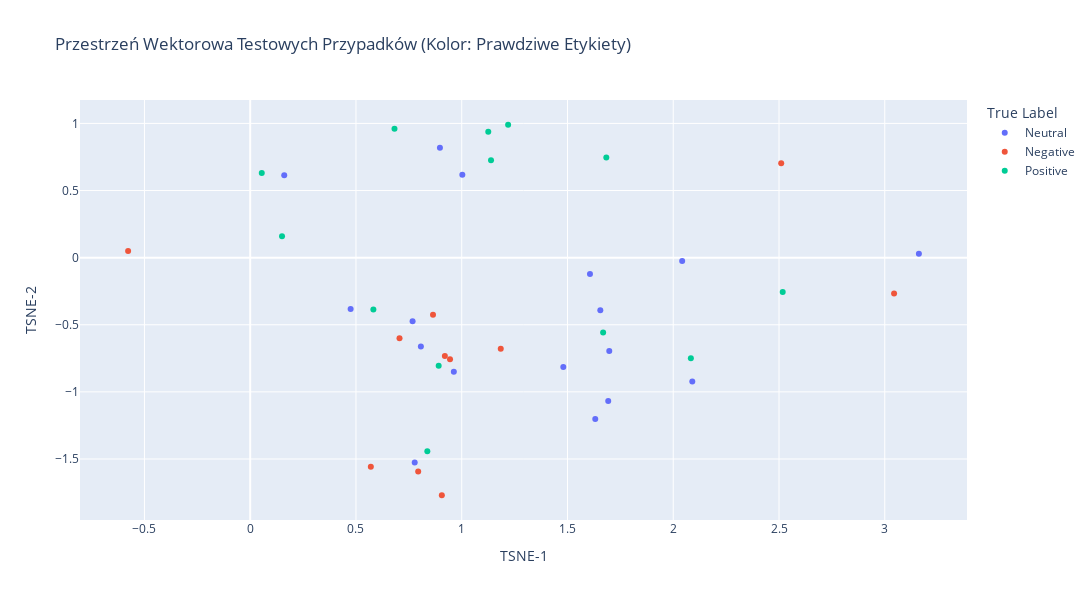
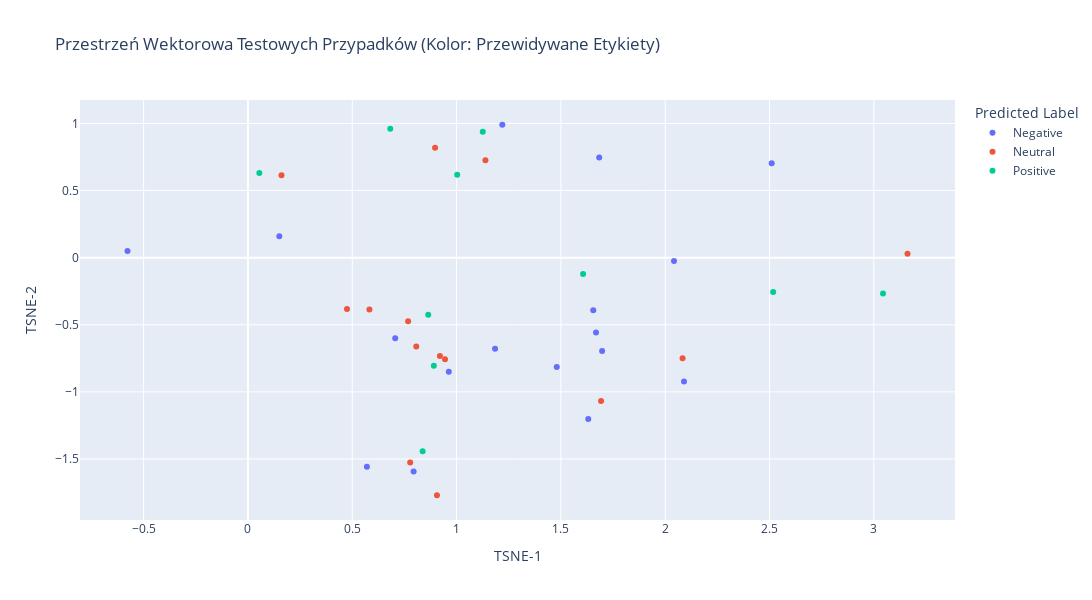
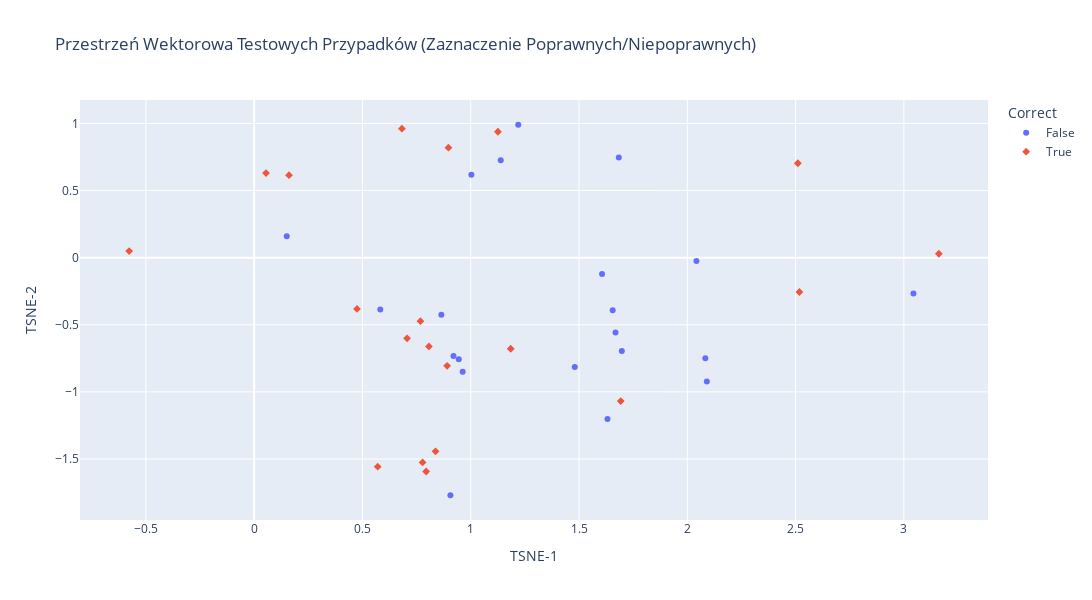

Notebook cell for these charts, in order:
### Code cell
pca = PCA(n_components=40, random_state=42)
embeddings_pca = pca.fit_transform(test_embeddings)

tsne = TSNE(n_components=2, perplexity=30, n_iter=300, random_state=42)
embeddings_tsne = tsne.fit_transform(embeddings_pca)

df_visualization = pd.DataFrame({
    'TSNE-1': embeddings_tsne[:,0],
    'TSNE-2': embeddings_tsne[:,1],
    'True Label': test_labels,
    'Predicted Label': test_predicted_labels,
    'Text': test_df['text']
})
sentiment_colors = {'Negative': 'red', 'Positive': 'green', 'Neutral': 'blue'}

fig_true = px.scatter(
    df_visualization,
    x='TSNE-1',
    y='TSNE-2',
    color='True Label',
    hover_data=['True Label', 'Predicted Label', 'Text'],
    title='Przestrzeń Wektorowa Testowych Przypadków (Kolor: Prawdziwe Etykiety)',
    width=1200,
    height=600,
    color_discrete_map=sentiment_colors
)

fig_true.show()

fig_pred = px.scatter(
    df_visualization,
    x='TSNE-1',
    y='TSNE-2',
    color='Predicted Label',
    hover_data=['True Label', 'Predicted Label', 'Text'],
    title='Przestrzeń Wektorowa Testowych Przypadków (Kolor: Przewidywane Etykiety)',
    width=1200,
    height=600,
    color_discrete_map=sentiment_colors
)

fig_pred.show()

df_visualization['Correct'] = df_visualization['True Label'] == df_visualization['Predicted Label']

fig_correct = px.scatter(
    df_visualization,
    x='TSNE-1',
    y='TSNE-2',
    color='Correct',
    symbol='Correct',
    hover_data=['True Label', 'Predicted Label', 'Text'],
    title='Przestrzeń Wektorowa Testowych Przypadków (Zaznaczenie Poprawnych/Niepoprawnych)',
    width=1200,
    height=600,
    color_discrete_map=sentiment_colors
)

fig_correct.show()

### Figure 1 — Plotly figure (JSON) as saved in the notebook; plotly's stock layout.template omitted (floating-point values rounded to 4 significant figures)
{"data": [{"customdata": [["Neutral", "Negative", "Jesli sluchasz go na zajeciach i zrobisz w domu ze 2 zadanka , to powinienes bez problemow zaliczyc ."], ["Neutral", "Negative", "Mało wytłumaczy , ale cały czas pyta czy wszyscy rozumieją , jeżeli on też rozumie dany dział to bedzie tłumaczył aż wszyscy nie potwierdza że zrozumilei : ) Koła raczej trudniejsze , ale można zawsze liczyć na dopytke na koniec ( a to mało kto niezdaje ) Mimo swoich wad jest ciekawą postacia , i czesto sie zagłebia na wykładzie w tematy \""], ["Neutral", "Neutral", "Zadania na egzaminie do latwych nie naleza , ale ukladaja je pracownicy IM , wiec czego mozna sie spodziewac : ) OCENA OGÓLNA : ŚREDNIO NA JEŻA"], ["Neutral", "Negative", "Pytania podczas laborki potrafią byc ciężkie , można wylecieć na sam koniec laboratorium , ale z reguły 3 , może 4 grupy bedą zapytane podczas całych zajęć ."], ["Neutral", "Neutral", "Pilot funkcjonalnie pierwsza klasa , można dosłownie wszystkim sterować , ogromna baza sprzętu , możliwość dowolnego konfigurowania , super wygląd , podświetlenie klawiszy , auto - wyłączanie ekranu . Niestety sama jakość wykonania pozostawia wiele do życzenia . Konkretnie klawisze które po roku użytkowania zacinają się . Pierwszy egzemplarz po roku został wymieniony na nowy , drugi właśnie tez ma identyczny problem z klawiszami . Niestety rozebrać go nie idzie bo próbował em na starym , a wystarczyło by wyczyścić gumki lub wymienić styki węglowe . Mam w domu piloty od sprzętu audio które mają po kilkanaście lat i działają bez zarzutu do dzisiaj ."], ["Neutral", "Neutral", "Przyłapanie na ściąganiu to 2.0 z danej pracy ."], ["Neutral", "Negative", "Jest piec kartkowek / wejsciowek , ktore sa podstawa zaliczenia ."], ["Neutral", "Positive", "Ćwiczenia . . . tutaj warto być przygotowanym i błyskać na każdych zajęciach tak żeby Cię zapamiętał ."], ["Neutral", "Neutral", "Ogólnie BwE to pikuś 8 )"], ["Neutral", "Negative", "Trzeba napisac 2 kolokwia , zdazaja sie rzadko kartkowki ."], ["Neutral", "Positive", "Koła do zdania , choć łatwe nie są ."], ["Neutral", "Neutral", "Był em na jej zajęciach w 100 % , starał em się jak mogł em by nadgonić grupę gdyż nie zdawał em matury z anglika a znalazł em się na B 1 ."], ["Neutral", "Neutral", "Jeśli chodzi o wykład na WEMiF - ie ludzie chyba nie mają wyboru - chyba tylko dr Juszkiewicz wykłada ."], ["Neutral", "Negative", "Nie wiem czy mozna z nich sie czegos nauczyc , nie majac wczesniej styku z pp , ale mi troche rzeczy w glowie sie rozjasnilo ; ) Tylko to mazanie po foliach . . . : ?"], ["Neutral", "Neutral", "Projekt nie musi być specjalnie rozbudowany , ma ładnie wyglądać , mieć elegancką zrobioną dokumentację , i mają się pokazywać ładne wykresy ."], ["Neutral", "Neutral", "Dr A . T . KOWAL Chemia nieorganiczna II - ćwiczenia Ocena : pozytywna [ / b ] Specyficzny sposób prowadzenia zajęć . . . ."], ["Neutral", "Negative", "Raczej nie ma na co narzekać , choć i bez rewelacji"]], "hovertemplate": "True Label=%{customdata[0]}<br>TSNE-1=%{x}<br>TSNE-2=%{y}<br>Predicted Label=%{customdata[1]}<br>Text=%{customdata[2]}<extra></extra>", "legendgroup": "Neutral", "marker": {"color": "#636efa", "symbol": "circle"}, "mode": "markers", "name": "Neutral", "orientation": "v", "showlegend": true, "type": "scatter", "x": [1.48, 1.631, 1.693, 2.09, 0.7778, 0.1609, 1.655, 1.003, 3.161, 1.698, 1.606, 0.8069, 0.4748, 0.9628, 0.7677, 0.897, 2.042], "xaxis": "x", "y": [-0.8157, -1.202, -1.069, -0.9225, -1.526, 0.6145, -0.3914, 0.6184, 0.02882, -0.696, -0.1228, -0.6615, -0.3825, -0.8502, -0.4735, 0.8189, -0.02528], "yaxis": "y"}, {"customdata": [["Negative", "Neutral", "Gdy je poprawiasz i przynosisz następnym razem , wyszukuje Ci kolejne błedy , a to co poprawił eś na dobrze , jest źle i miało być tak jak na poczatku ."], ["Negative", "Positive", "UWAGA !"], ["Negative", "Negative", "Na każdej laborce kartkówka , teraz moge stwierdzić że może nie były aż takie trudne , ale zaliczył em jedną na 5 czy 6 . . . po prostu jeżeli nigdy przedtem nie miał eś do czynienia z językiem C to naprawde jest trudno ."], ["Negative", "Neutral", "Pan Biernacki prowadzi laborki naprawde dziwnie , po łebkach , bez zaangażowania , i co najważniejsze - niezrozumiale . . . powtórze jeszcze raz : niezrozumiale !"], ["Negative", "Negative", "Grill ma wadę , dużą , z którą niestety żył em 3 lata . Tłuszcz zamiast skapywać w całości do dołączonej miseczki , spływał pod płytę grzewczą , zawsze po grillowaniu , musiałem go postawić w pionie i patrzeć jak wylewa się to na blat . Nie wiem czy Philips tego nie przemyślał , nie sprawdził , ale jest to tragiczne niedopatrzenie . Kilka dni temu grill odmówił posłuszeństwa . Nie grzeje . Pokrętło do do ustawiania temperatury odmówiło z rok temu , przestało mieć grzechotkę , ale nie przeszkadzało to w użytkowaniu . Za minus uważam też brak możliwości dokupienia samych płyt teflonowych , choćby w cenie połowy grilla . Zdecydowanie nie polecam i nie kupię grilla Philipsa , a w przypadku awarii , muszę kupić nowego ."], ["Negative", "Negative", "Ja idąc na informatyke 3 nie znałęm prawie w ogóle jezyka C no i to nie jest kurs dla takich ludzi - doktor zakłada że wszyscy wiedza co to jest i że rozumieja każde jego skomplikowane słowo ! ! !"], ["Negative", "Negative", "Bateria posiada jedynie ładny design . Wysokość baterii to ok 30 cm . , przeciętna głębokość zlewozmywaka to ok 20cm . Woda wypływając z baterii i spadając z wysokości 1 / 2 metra powoduje , iż chcąc opłukać talerz lub umyć ręce bierzemy również prysznic ! Zachlapane są szafki i wszystko w około . Zadzwoniła m do handlowca firmy Blanco i poprosiła m o radę , ale podał jedynie telefon do serwisanta , który kazał przykręcić ciśnienie wody . Poza tym próbował tłumaczyć iż baterie są przystosowane do zlewozmywaków BLANCO i gdyby m kupiła zlew Blanco nie było by problemu . Sitko w zlewie Blanco jest tak ustawione , iż jak nakierujemy na nie wylewkę baterii to woda się nie rozchlapuje . Ale kto używając zlewozmywaka myśli o tym aby skierować wylewkę zawsze w stronę sitka ? ? ? ? ? Chyba ten kto nic w kuchni nie robi ! ! Tak więc przestrzegam przed wszystkimi bateriami tego typu firmy Blanco i nie tylko . Porażka i totalny niewypał !"], ["Negative", "Neutral", "Jestem świeżo po zakupie Marantza 611 . Urządzenie bardzo dobrze odtwarza płyty CD . Gorzej jest z nośnikami USB . Nośniki czytane są długo i dźwięk jest słyszalnie uboższy pomimo odtwarzania plików FLAC . Jednak kompletna porażka to wieszanie się urządzenia jeśli zaczynamy słuchać stacji z radia cyfrowego DAB + . Sytuacja jest powtarzalna po dodaniu stacji dwóch DAB + do ulubionych i próbie przełączania się między nimi następuje zawieszenie urządzenia , dokładniej odtwarzania dźwięku . Przywrócenie odtwarzania dziwięku jest możliwe po wybraniu stacji FM do odtwarzania . Drugą kwestią jest włączanie się samo z siebie urządzenia . Czyli śpisz sobie a ono się włącza . Wyłączasz . Za 2h jest to samo . Jeśli do tego dodamy głęboko rozczarowującą scenę dżwiękową dla nośników USB lepiej kupić coś tańszego nawet jeśli będzie miało te same wady ."], ["Negative", "Negative", "uważam że pisanie opinii o czymś co jest rewelacyjne nie do końca ma sens , więc chciała by m napisać o wadzie tej zmywarki . Mam BOSCHA po raz pierwszy i przyznam że daleko mu do Whirpoola którego mialam wczesniej . Przede wszystkim brakuje kontrolki że zakończyło się mycie . Jeżeli jestem poza domem i nie usłyszała m końcowego sygnału to nie wiadomo że mycie jest już skończone . Tak samo nie wiadomo jaki jest etap . Czasem zdarza jej się nie wypluć tabletki i garniki są brudne . no i niestety w porównaniu z Whirpoolem przegrywa w kategorii ciasno ułożone garnki whirpool radził sobie świetnie , najwyraźniej miał lepsze ciśnienie wody . U Boscha to mocno kuleje . Chcąc upchać na maxa - muszę domywać ręcznie . Prowadnice na dole nie są precyzyjne wykonane i kosz dolny po całkowitym wysunieciu zawsze spada . To w Whirpoolu nie miało miejsca bo prowadnice miały kontuynuacje na drzwiczkach ."], ["Negative", "Positive", "Muszę się przyznać , że bardzo nudził em się na wykładzie u Pana Michała . . . dlatego na przerwie wybył em i więcej się tam nie pojawił em ."], ["Negative", "Negative", "O zgrozo ."]], "hovertemplate": "True Label=%{customdata[0]}<br>TSNE-1=%{x}<br>TSNE-2=%{y}<br>Predicted Label=%{customdata[1]}<br>Text=%{customdata[2]}<extra></extra>", "legendgroup": "Negative", "marker": {"color": "#EF553B", "symbol": "circle"}, "mode": "markers", "name": "Negative", "orientation": "v", "showlegend": true, "type": "scatter", "x": [0.9202, 3.044, 1.185, 0.9447, 0.7942, 0.7059, -0.5772, 0.906, 0.5703, 0.8643, 2.51], "xaxis": "x", "y": [-0.7337, -0.2676, -0.6787, -0.7573, -1.593, -0.6014, 0.04855, -1.77, -1.557, -0.4251, 0.7033], "yaxis": "y"}, {"customdata": [["Positive", "Negative", "Z zaliczeniem nie ma raczej problemu ."], ["Positive", "Positive", "Miał em przyjemność mieć z tą panią wykład !"], ["Positive", "Neutral", "Dba o to by każdy się na zajęciach odezwał , ale jeśli ktoś czegoś nie potrafi - nie gnębi , pomaga ."], ["Positive", "Positive", "Wprost chciało się do niego przychodzić ."], ["Positive", "Neutral", "Ale na egzaminie natomiast jest łatwiej ."], ["Positive", "Positive", "Pan Gańcza jest osobą bardzo dobrą jako nauczyciel dla początkujących . . . nie rozumiem wogóle powyższych komentarzy jeśli chodzi o \" wiel k"], ["Positive", "Negative", "Lepiej nie mogł eś trafić ."], ["Positive", "Negative", "Jeśli masz więcej odróbek ( a jest jakiś ważny powód ) można się było z prowadzącą zajęcia dogadać ."], ["Positive", "Negative", "Wyjątkowo miły człowiek , nieco zestresowany obecnością świata i ludzi , ale jakoś sobie radzi - patrzenie w podłogę podobno pomaga ."], ["Positive", "Positive", "Pytania raczej proste , nie bylo az tak trudno zaliczyc ."], ["Positive", "Positive", "Uważam , że to najlepszy kitowy obiektyw na rynku . Wykonanie metal i bardzo dobrej jakości tworzywi . Pierścień przysłony chodzi z należytym oporem i skokiem . Wbudowana stabilizacja jest wydajna i naprawdę pomaga w wielu sytuacjach . Obiektyw bardzo ostry już od największego otworu przysłony . Celność bdb . To za co pochwalę go dodatkowo to szybki silnik autofokusa - używał em go na poczatku z dosyć mułowatym X - E1 , teraz , kiedy przesiadł em się na X - T1 to mogę tylko chwalić ! ! ! Ostatni plus to bardzo dobrze opracowany system uszczelnień - obiektyw , mimo , iż jest to zoom , w ogóle nie zasysa kurzu do środka ( miałem już wiele zoomów : Nikkory , Sigmy i tam był to problem ) . Polecam !"], ["Positive", "Positive", "algebra z geom . analityczna 1 polecam miał em z nim wykłady , bardzo fajny z podejsciem student tez czlowiek , czasami sie myli ale przyznale sie do bledow ."], ["Positive", "Neutral", "Tak Podstawa oceny w indeksie : egzamin Niespodziewajki : brak ( zadania powtarzają się co roku ) Poczucie humorupane pokłady Ogólne podejście do studenta : pozytywne Zerowy termin jest najprostszy ( 3 zadania ) - warunkiem przystąpienia jest jednak zaliczenie projektu u dr ."]], "hovertemplate": "True Label=%{customdata[0]}<br>TSNE-1=%{x}<br>TSNE-2=%{y}<br>Predicted Label=%{customdata[1]}<br>Text=%{customdata[2]}<extra></extra>", "legendgroup": "Positive", "marker": {"color": "#00cc96", "symbol": "circle"}, "mode": "markers", "name": "Positive", "orientation": "v", "showlegend": true, "type": "scatter", "x": [1.219, 0.6822, 2.083, 1.126, 1.138, 0.05468, 1.684, 0.1504, 1.668, 2.518, 0.8375, 0.8911, 0.5824], "xaxis": "x", "y": [0.99, 0.9608, -0.7495, 0.9377, 0.7249, 0.6299, 0.7465, 0.1599, -0.558, -0.2561, -1.443, -0.8061, -0.3868], "yaxis": "y"}], "layout": {"height": 600, "legend": {"title": {"text": "True Label"}, "tracegroupgap": 0}, "title": {"text": "Przestrzeń Wektorowa Testowych Przypadków (Kolor: Prawdziwe Etykiety)"}, "width": 1200, "xaxis": {"anchor": "y", "domain": [0, 1], "title": {"text": "TSNE-1"}}, "yaxis": {"anchor": "x", "domain": [0, 1], "title": {"text": "TSNE-2"}}}}

### Figure 2 — Plotly figure (JSON) as saved in the notebook; plotly's stock layout.template omitted (floating-point values rounded to 4 significant figures)
{"data": [{"customdata": [["Neutral", "Negative", "Jesli sluchasz go na zajeciach i zrobisz w domu ze 2 zadanka , to powinienes bez problemow zaliczyc ."], ["Positive", "Negative", "Z zaliczeniem nie ma raczej problemu ."], ["Neutral", "Negative", "Mało wytłumaczy , ale cały czas pyta czy wszyscy rozumieją , jeżeli on też rozumie dany dział to bedzie tłumaczył aż wszyscy nie potwierdza że zrozumilei : ) Koła raczej trudniejsze , ale można zawsze liczyć na dopytke na koniec ( a to mało kto niezdaje ) Mimo swoich wad jest ciekawą postacia , i czesto sie zagłebia na wykładzie w tematy \""], ["Neutral", "Negative", "Pytania podczas laborki potrafią byc ciężkie , można wylecieć na sam koniec laboratorium , ale z reguły 3 , może 4 grupy bedą zapytane podczas całych zajęć ."], ["Negative", "Negative", "Na każdej laborce kartkówka , teraz moge stwierdzić że może nie były aż takie trudne , ale zaliczył em jedną na 5 czy 6 . . . po prostu jeżeli nigdy przedtem nie miał eś do czynienia z językiem C to naprawde jest trudno ."], ["Positive", "Negative", "Lepiej nie mogł eś trafić ."], ["Negative", "Negative", "Grill ma wadę , dużą , z którą niestety żył em 3 lata . Tłuszcz zamiast skapywać w całości do dołączonej miseczki , spływał pod płytę grzewczą , zawsze po grillowaniu , musiałem go postawić w pionie i patrzeć jak wylewa się to na blat . Nie wiem czy Philips tego nie przemyślał , nie sprawdził , ale jest to tragiczne niedopatrzenie . Kilka dni temu grill odmówił posłuszeństwa . Nie grzeje . Pokrętło do do ustawiania temperatury odmówiło z rok temu , przestało mieć grzechotkę , ale nie przeszkadzało to w użytkowaniu . Za minus uważam też brak możliwości dokupienia samych płyt teflonowych , choćby w cenie połowy grilla . Zdecydowanie nie polecam i nie kupię grilla Philipsa , a w przypadku awarii , muszę kupić nowego ."], ["Positive", "Negative", "Jeśli masz więcej odróbek ( a jest jakiś ważny powód ) można się było z prowadzącą zajęcia dogadać ."], ["Neutral", "Negative", "Jest piec kartkowek / wejsciowek , ktore sa podstawa zaliczenia ."], ["Negative", "Negative", "Ja idąc na informatyke 3 nie znałęm prawie w ogóle jezyka C no i to nie jest kurs dla takich ludzi - doktor zakłada że wszyscy wiedza co to jest i że rozumieja każde jego skomplikowane słowo ! ! !"], ["Positive", "Negative", "Wyjątkowo miły człowiek , nieco zestresowany obecnością świata i ludzi , ale jakoś sobie radzi - patrzenie w podłogę podobno pomaga ."], ["Negative", "Negative", "Bateria posiada jedynie ładny design . Wysokość baterii to ok 30 cm . , przeciętna głębokość zlewozmywaka to ok 20cm . Woda wypływając z baterii i spadając z wysokości 1 / 2 metra powoduje , iż chcąc opłukać talerz lub umyć ręce bierzemy również prysznic ! Zachlapane są szafki i wszystko w około . Zadzwoniła m do handlowca firmy Blanco i poprosiła m o radę , ale podał jedynie telefon do serwisanta , który kazał przykręcić ciśnienie wody . Poza tym próbował tłumaczyć iż baterie są przystosowane do zlewozmywaków BLANCO i gdyby m kupiła zlew Blanco nie było by problemu . Sitko w zlewie Blanco jest tak ustawione , iż jak nakierujemy na nie wylewkę baterii to woda się nie rozchlapuje . Ale kto używając zlewozmywaka myśli o tym aby skierować wylewkę zawsze w stronę sitka ? ? ? ? ? Chyba ten kto nic w kuchni nie robi ! ! Tak więc przestrzegam przed wszystkimi bateriami tego typu firmy Blanco i nie tylko . Porażka i totalny niewypał !"], ["Neutral", "Negative", "Trzeba napisac 2 kolokwia , zdazaja sie rzadko kartkowki ."], ["Negative", "Negative", "uważam że pisanie opinii o czymś co jest rewelacyjne nie do końca ma sens , więc chciała by m napisać o wadzie tej zmywarki . Mam BOSCHA po raz pierwszy i przyznam że daleko mu do Whirpoola którego mialam wczesniej . Przede wszystkim brakuje kontrolki że zakończyło się mycie . Jeżeli jestem poza domem i nie usłyszała m końcowego sygnału to nie wiadomo że mycie jest już skończone . Tak samo nie wiadomo jaki jest etap . Czasem zdarza jej się nie wypluć tabletki i garniki są brudne . no i niestety w porównaniu z Whirpoolem przegrywa w kategorii ciasno ułożone garnki whirpool radził sobie świetnie , najwyraźniej miał lepsze ciśnienie wody . U Boscha to mocno kuleje . Chcąc upchać na maxa - muszę domywać ręcznie . Prowadnice na dole nie są precyzyjne wykonane i kosz dolny po całkowitym wysunieciu zawsze spada . To w Whirpoolu nie miało miejsca bo prowadnice miały kontuynuacje na drzwiczkach ."], ["Negative", "Negative", "O zgrozo ."], ["Neutral", "Negative", "Nie wiem czy mozna z nich sie czegos nauczyc , nie majac wczesniej styku z pp , ale mi troche rzeczy w glowie sie rozjasnilo ; ) Tylko to mazanie po foliach . . . : ?"], ["Neutral", "Negative", "Raczej nie ma na co narzekać , choć i bez rewelacji"]], "hovertemplate": "Predicted Label=%{customdata[1]}<br>TSNE-1=%{x}<br>TSNE-2=%{y}<br>True Label=%{customdata[0]}<br>Text=%{customdata[2]}<extra></extra>", "legendgroup": "Negative", "marker": {"color": "#636efa", "symbol": "circle"}, "mode": "markers", "name": "Negative", "orientation": "v", "showlegend": true, "type": "scatter", "x": [1.48, 1.219, 1.631, 2.09, 1.185, 1.684, 0.7942, 0.1504, 1.655, 0.7059, 1.668, -0.5772, 1.698, 0.5703, 2.51, 0.9628, 2.042], "xaxis": "x", "y": [-0.8157, 0.99, -1.202, -0.9225, -0.6787, 0.7465, -1.593, 0.1599, -0.3914, -0.6014, -0.558, 0.04855, -0.696, -1.557, 0.7033, -0.8502, -0.02528], "yaxis": "y"}, {"customdata": [["Negative", "Neutral", "Gdy je poprawiasz i przynosisz następnym razem , wyszukuje Ci kolejne błedy , a to co poprawił eś na dobrze , jest źle i miało być tak jak na poczatku ."], ["Neutral", "Neutral", "Zadania na egzaminie do latwych nie naleza , ale ukladaja je pracownicy IM , wiec czego mozna sie spodziewac : ) OCENA OGÓLNA : ŚREDNIO NA JEŻA"], ["Positive", "Neutral", "Dba o to by każdy się na zajęciach odezwał , ale jeśli ktoś czegoś nie potrafi - nie gnębi , pomaga ."], ["Negative", "Neutral", "Pan Biernacki prowadzi laborki naprawde dziwnie , po łebkach , bez zaangażowania , i co najważniejsze - niezrozumiale . . . powtórze jeszcze raz : niezrozumiale !"], ["Positive", "Neutral", "Ale na egzaminie natomiast jest łatwiej ."], ["Neutral", "Neutral", "Pilot funkcjonalnie pierwsza klasa , można dosłownie wszystkim sterować , ogromna baza sprzętu , możliwość dowolnego konfigurowania , super wygląd , podświetlenie klawiszy , auto - wyłączanie ekranu . Niestety sama jakość wykonania pozostawia wiele do życzenia . Konkretnie klawisze które po roku użytkowania zacinają się . Pierwszy egzemplarz po roku został wymieniony na nowy , drugi właśnie tez ma identyczny problem z klawiszami . Niestety rozebrać go nie idzie bo próbował em na starym , a wystarczyło by wyczyścić gumki lub wymienić styki węglowe . Mam w domu piloty od sprzętu audio które mają po kilkanaście lat i działają bez zarzutu do dzisiaj ."], ["Neutral", "Neutral", "Przyłapanie na ściąganiu to 2.0 z danej pracy ."], ["Neutral", "Neutral", "Ogólnie BwE to pikuś 8 )"], ["Negative", "Neutral", "Jestem świeżo po zakupie Marantza 611 . Urządzenie bardzo dobrze odtwarza płyty CD . Gorzej jest z nośnikami USB . Nośniki czytane są długo i dźwięk jest słyszalnie uboższy pomimo odtwarzania plików FLAC . Jednak kompletna porażka to wieszanie się urządzenia jeśli zaczynamy słuchać stacji z radia cyfrowego DAB + . Sytuacja jest powtarzalna po dodaniu stacji dwóch DAB + do ulubionych i próbie przełączania się między nimi następuje zawieszenie urządzenia , dokładniej odtwarzania dźwięku . Przywrócenie odtwarzania dziwięku jest możliwe po wybraniu stacji FM do odtwarzania . Drugą kwestią jest włączanie się samo z siebie urządzenia . Czyli śpisz sobie a ono się włącza . Wyłączasz . Za 2h jest to samo . Jeśli do tego dodamy głęboko rozczarowującą scenę dżwiękową dla nośników USB lepiej kupić coś tańszego nawet jeśli będzie miało te same wady ."], ["Neutral", "Neutral", "Był em na jej zajęciach w 100 % , starał em się jak mogł em by nadgonić grupę gdyż nie zdawał em matury z anglika a znalazł em się na B 1 ."], ["Neutral", "Neutral", "Jeśli chodzi o wykład na WEMiF - ie ludzie chyba nie mają wyboru - chyba tylko dr Juszkiewicz wykłada ."], ["Neutral", "Neutral", "Projekt nie musi być specjalnie rozbudowany , ma ładnie wyglądać , mieć elegancką zrobioną dokumentację , i mają się pokazywać ładne wykresy ."], ["Positive", "Neutral", "Tak Podstawa oceny w indeksie : egzamin Niespodziewajki : brak ( zadania powtarzają się co roku ) Poczucie humorupane pokłady Ogólne podejście do studenta : pozytywne Zerowy termin jest najprostszy ( 3 zadania ) - warunkiem przystąpienia jest jednak zaliczenie projektu u dr ."], ["Neutral", "Neutral", "Dr A . T . KOWAL Chemia nieorganiczna II - ćwiczenia Ocena : pozytywna [ / b ] Specyficzny sposób prowadzenia zajęć . . . ."]], "hovertemplate": "Predicted Label=%{customdata[1]}<br>TSNE-1=%{x}<br>TSNE-2=%{y}<br>True Label=%{customdata[0]}<br>Text=%{customdata[2]}<extra></extra>", "legendgroup": "Neutral", "marker": {"color": "#EF553B", "symbol": "circle"}, "mode": "markers", "name": "Neutral", "orientation": "v", "showlegend": true, "type": "scatter", "x": [0.9202, 1.693, 2.083, 0.9447, 1.138, 0.7778, 0.1609, 3.161, 0.906, 0.8069, 0.4748, 0.7677, 0.5824, 0.897], "xaxis": "x", "y": [-0.7337, -1.069, -0.7495, -0.7573, 0.7249, -1.526, 0.6145, 0.02882, -1.77, -0.6615, -0.3825, -0.4735, -0.3868, 0.8189], "yaxis": "y"}, {"customdata": [["Negative", "Positive", "UWAGA !"], ["Positive", "Positive", "Miał em przyjemność mieć z tą panią wykład !"], ["Positive", "Positive", "Wprost chciało się do niego przychodzić ."], ["Positive", "Positive", "Pan Gańcza jest osobą bardzo dobrą jako nauczyciel dla początkujących . . . nie rozumiem wogóle powyższych komentarzy jeśli chodzi o \" wiel k"], ["Neutral", "Positive", "Ćwiczenia . . . tutaj warto być przygotowanym i błyskać na każdych zajęciach tak żeby Cię zapamiętał ."], ["Neutral", "Positive", "Koła do zdania , choć łatwe nie są ."], ["Negative", "Positive", "Muszę się przyznać , że bardzo nudził em się na wykładzie u Pana Michała . . . dlatego na przerwie wybył em i więcej się tam nie pojawił em ."], ["Positive", "Positive", "Pytania raczej proste , nie bylo az tak trudno zaliczyc ."], ["Positive", "Positive", "Uważam , że to najlepszy kitowy obiektyw na rynku . Wykonanie metal i bardzo dobrej jakości tworzywi . Pierścień przysłony chodzi z należytym oporem i skokiem . Wbudowana stabilizacja jest wydajna i naprawdę pomaga w wielu sytuacjach . Obiektyw bardzo ostry już od największego otworu przysłony . Celność bdb . To za co pochwalę go dodatkowo to szybki silnik autofokusa - używał em go na poczatku z dosyć mułowatym X - E1 , teraz , kiedy przesiadł em się na X - T1 to mogę tylko chwalić ! ! ! Ostatni plus to bardzo dobrze opracowany system uszczelnień - obiektyw , mimo , iż jest to zoom , w ogóle nie zasysa kurzu do środka ( miałem już wiele zoomów : Nikkory , Sigmy i tam był to problem ) . Polecam !"], ["Positive", "Positive", "algebra z geom . analityczna 1 polecam miał em z nim wykłady , bardzo fajny z podejsciem student tez czlowiek , czasami sie myli ale przyznale sie do bledow ."]], "hovertemplate": "Predicted Label=%{customdata[1]}<br>TSNE-1=%{x}<br>TSNE-2=%{y}<br>True Label=%{customdata[0]}<br>Text=%{customdata[2]}<extra></extra>", "legendgroup": "Positive", "marker": {"color": "#00cc96", "symbol": "circle"}, "mode": "markers", "name": "Positive", "orientation": "v", "showlegend": true, "type": "scatter", "x": [3.044, 0.6822, 1.126, 0.05468, 1.003, 1.606, 0.8643, 2.518, 0.8375, 0.8911], "xaxis": "x", "y": [-0.2676, 0.9608, 0.9377, 0.6299, 0.6184, -0.1228, -0.4251, -0.2561, -1.443, -0.8061], "yaxis": "y"}], "layout": {"height": 600, "legend": {"title": {"text": "Predicted Label"}, "tracegroupgap": 0}, "title": {"text": "Przestrzeń Wektorowa Testowych Przypadków (Kolor: Przewidywane Etykiety)"}, "width": 1200, "xaxis": {"anchor": "y", "domain": [0, 1], "title": {"text": "TSNE-1"}}, "yaxis": {"anchor": "x", "domain": [0, 1], "title": {"text": "TSNE-2"}}}}

### Figure 3 — Plotly figure (JSON) as saved in the notebook; plotly's stock layout.template omitted (floating-point values rounded to 4 significant figures)
{"data": [{"customdata": [["Neutral", "Negative", "Jesli sluchasz go na zajeciach i zrobisz w domu ze 2 zadanka , to powinienes bez problemow zaliczyc ."], ["Negative", "Neutral", "Gdy je poprawiasz i przynosisz następnym razem , wyszukuje Ci kolejne błedy , a to co poprawił eś na dobrze , jest źle i miało być tak jak na poczatku ."], ["Negative", "Positive", "UWAGA !"], ["Positive", "Negative", "Z zaliczeniem nie ma raczej problemu ."], ["Neutral", "Negative", "Mało wytłumaczy , ale cały czas pyta czy wszyscy rozumieją , jeżeli on też rozumie dany dział to bedzie tłumaczył aż wszyscy nie potwierdza że zrozumilei : ) Koła raczej trudniejsze , ale można zawsze liczyć na dopytke na koniec ( a to mało kto niezdaje ) Mimo swoich wad jest ciekawą postacia , i czesto sie zagłebia na wykładzie w tematy \""], ["Neutral", "Negative", "Pytania podczas laborki potrafią byc ciężkie , można wylecieć na sam koniec laboratorium , ale z reguły 3 , może 4 grupy bedą zapytane podczas całych zajęć ."], ["Positive", "Neutral", "Dba o to by każdy się na zajęciach odezwał , ale jeśli ktoś czegoś nie potrafi - nie gnębi , pomaga ."], ["Negative", "Neutral", "Pan Biernacki prowadzi laborki naprawde dziwnie , po łebkach , bez zaangażowania , i co najważniejsze - niezrozumiale . . . powtórze jeszcze raz : niezrozumiale !"], ["Positive", "Neutral", "Ale na egzaminie natomiast jest łatwiej ."], ["Positive", "Negative", "Lepiej nie mogł eś trafić ."], ["Positive", "Negative", "Jeśli masz więcej odróbek ( a jest jakiś ważny powód ) można się było z prowadzącą zajęcia dogadać ."], ["Neutral", "Negative", "Jest piec kartkowek / wejsciowek , ktore sa podstawa zaliczenia ."], ["Neutral", "Positive", "Ćwiczenia . . . tutaj warto być przygotowanym i błyskać na każdych zajęciach tak żeby Cię zapamiętał ."], ["Positive", "Negative", "Wyjątkowo miły człowiek , nieco zestresowany obecnością świata i ludzi , ale jakoś sobie radzi - patrzenie w podłogę podobno pomaga ."], ["Negative", "Neutral", "Jestem świeżo po zakupie Marantza 611 . Urządzenie bardzo dobrze odtwarza płyty CD . Gorzej jest z nośnikami USB . Nośniki czytane są długo i dźwięk jest słyszalnie uboższy pomimo odtwarzania plików FLAC . Jednak kompletna porażka to wieszanie się urządzenia jeśli zaczynamy słuchać stacji z radia cyfrowego DAB + . Sytuacja jest powtarzalna po dodaniu stacji dwóch DAB + do ulubionych i próbie przełączania się między nimi następuje zawieszenie urządzenia , dokładniej odtwarzania dźwięku . Przywrócenie odtwarzania dziwięku jest możliwe po wybraniu stacji FM do odtwarzania . Drugą kwestią jest włączanie się samo z siebie urządzenia . Czyli śpisz sobie a ono się włącza . Wyłączasz . Za 2h jest to samo . Jeśli do tego dodamy głęboko rozczarowującą scenę dżwiękową dla nośników USB lepiej kupić coś tańszego nawet jeśli będzie miało te same wady ."], ["Neutral", "Negative", "Trzeba napisac 2 kolokwia , zdazaja sie rzadko kartkowki ."], ["Neutral", "Positive", "Koła do zdania , choć łatwe nie są ."], ["Negative", "Positive", "Muszę się przyznać , że bardzo nudził em się na wykładzie u Pana Michała . . . dlatego na przerwie wybył em i więcej się tam nie pojawił em ."], ["Neutral", "Negative", "Nie wiem czy mozna z nich sie czegos nauczyc , nie majac wczesniej styku z pp , ale mi troche rzeczy w glowie sie rozjasnilo ; ) Tylko to mazanie po foliach . . . : ?"], ["Positive", "Neutral", "Tak Podstawa oceny w indeksie : egzamin Niespodziewajki : brak ( zadania powtarzają się co roku ) Poczucie humorupane pokłady Ogólne podejście do studenta : pozytywne Zerowy termin jest najprostszy ( 3 zadania ) - warunkiem przystąpienia jest jednak zaliczenie projektu u dr ."], ["Neutral", "Negative", "Raczej nie ma na co narzekać , choć i bez rewelacji"]], "hovertemplate": "Correct=False<br>TSNE-1=%{x}<br>TSNE-2=%{y}<br>True Label=%{customdata[0]}<br>Predicted Label=%{customdata[1]}<br>Text=%{customdata[2]}<extra></extra>", "legendgroup": "False", "marker": {"color": "#636efa", "symbol": "circle"}, "mode": "markers", "name": "False", "orientation": "v", "showlegend": true, "type": "scatter", "x": [1.48, 0.9202, 3.044, 1.219, 1.631, 2.09, 2.083, 0.9447, 1.138, 1.684, 0.1504, 1.655, 1.003, 1.668, 0.906, 1.698, 1.606, 0.8643, 0.9628, 0.5824, 2.042], "xaxis": "x", "y": [-0.8157, -0.7337, -0.2676, 0.99, -1.202, -0.9225, -0.7495, -0.7573, 0.7249, 0.7465, 0.1599, -0.3914, 0.6184, -0.558, -1.77, -0.696, -0.1228, -0.4251, -0.8502, -0.3868, -0.02528], "yaxis": "y"}, {"customdata": [["Neutral", "Neutral", "Zadania na egzaminie do latwych nie naleza , ale ukladaja je pracownicy IM , wiec czego mozna sie spodziewac : ) OCENA OGÓLNA : ŚREDNIO NA JEŻA"], ["Positive", "Positive", "Miał em przyjemność mieć z tą panią wykład !"], ["Negative", "Negative", "Na każdej laborce kartkówka , teraz moge stwierdzić że może nie były aż takie trudne , ale zaliczył em jedną na 5 czy 6 . . . po prostu jeżeli nigdy przedtem nie miał eś do czynienia z językiem C to naprawde jest trudno ."], ["Positive", "Positive", "Wprost chciało się do niego przychodzić ."], ["Neutral", "Neutral", "Pilot funkcjonalnie pierwsza klasa , można dosłownie wszystkim sterować , ogromna baza sprzętu , możliwość dowolnego konfigurowania , super wygląd , podświetlenie klawiszy , auto - wyłączanie ekranu . Niestety sama jakość wykonania pozostawia wiele do życzenia . Konkretnie klawisze które po roku użytkowania zacinają się . Pierwszy egzemplarz po roku został wymieniony na nowy , drugi właśnie tez ma identyczny problem z klawiszami . Niestety rozebrać go nie idzie bo próbował em na starym , a wystarczyło by wyczyścić gumki lub wymienić styki węglowe . Mam w domu piloty od sprzętu audio które mają po kilkanaście lat i działają bez zarzutu do dzisiaj ."], ["Positive", "Positive", "Pan Gańcza jest osobą bardzo dobrą jako nauczyciel dla początkujących . . . nie rozumiem wogóle powyższych komentarzy jeśli chodzi o \" wiel k"], ["Negative", "Negative", "Grill ma wadę , dużą , z którą niestety żył em 3 lata . Tłuszcz zamiast skapywać w całości do dołączonej miseczki , spływał pod płytę grzewczą , zawsze po grillowaniu , musiałem go postawić w pionie i patrzeć jak wylewa się to na blat . Nie wiem czy Philips tego nie przemyślał , nie sprawdził , ale jest to tragiczne niedopatrzenie . Kilka dni temu grill odmówił posłuszeństwa . Nie grzeje . Pokrętło do do ustawiania temperatury odmówiło z rok temu , przestało mieć grzechotkę , ale nie przeszkadzało to w użytkowaniu . Za minus uważam też brak możliwości dokupienia samych płyt teflonowych , choćby w cenie połowy grilla . Zdecydowanie nie polecam i nie kupię grilla Philipsa , a w przypadku awarii , muszę kupić nowego ."], ["Neutral", "Neutral", "Przyłapanie na ściąganiu to 2.0 z danej pracy ."], ["Negative", "Negative", "Ja idąc na informatyke 3 nie znałęm prawie w ogóle jezyka C no i to nie jest kurs dla takich ludzi - doktor zakłada że wszyscy wiedza co to jest i że rozumieja każde jego skomplikowane słowo ! ! !"], ["Neutral", "Neutral", "Ogólnie BwE to pikuś 8 )"], ["Negative", "Negative", "Bateria posiada jedynie ładny design . Wysokość baterii to ok 30 cm . , przeciętna głębokość zlewozmywaka to ok 20cm . Woda wypływając z baterii i spadając z wysokości 1 / 2 metra powoduje , iż chcąc opłukać talerz lub umyć ręce bierzemy również prysznic ! Zachlapane są szafki i wszystko w około . Zadzwoniła m do handlowca firmy Blanco i poprosiła m o radę , ale podał jedynie telefon do serwisanta , który kazał przykręcić ciśnienie wody . Poza tym próbował tłumaczyć iż baterie są przystosowane do zlewozmywaków BLANCO i gdyby m kupiła zlew Blanco nie było by problemu . Sitko w zlewie Blanco jest tak ustawione , iż jak nakierujemy na nie wylewkę baterii to woda się nie rozchlapuje . Ale kto używając zlewozmywaka myśli o tym aby skierować wylewkę zawsze w stronę sitka ? ? ? ? ? Chyba ten kto nic w kuchni nie robi ! ! Tak więc przestrzegam przed wszystkimi bateriami tego typu firmy Blanco i nie tylko . Porażka i totalny niewypał !"], ["Neutral", "Neutral", "Był em na jej zajęciach w 100 % , starał em się jak mogł em by nadgonić grupę gdyż nie zdawał em matury z anglika a znalazł em się na B 1 ."], ["Neutral", "Neutral", "Jeśli chodzi o wykład na WEMiF - ie ludzie chyba nie mają wyboru - chyba tylko dr Juszkiewicz wykłada ."], ["Negative", "Negative", "uważam że pisanie opinii o czymś co jest rewelacyjne nie do końca ma sens , więc chciała by m napisać o wadzie tej zmywarki . Mam BOSCHA po raz pierwszy i przyznam że daleko mu do Whirpoola którego mialam wczesniej . Przede wszystkim brakuje kontrolki że zakończyło się mycie . Jeżeli jestem poza domem i nie usłyszała m końcowego sygnału to nie wiadomo że mycie jest już skończone . Tak samo nie wiadomo jaki jest etap . Czasem zdarza jej się nie wypluć tabletki i garniki są brudne . no i niestety w porównaniu z Whirpoolem przegrywa w kategorii ciasno ułożone garnki whirpool radził sobie świetnie , najwyraźniej miał lepsze ciśnienie wody . U Boscha to mocno kuleje . Chcąc upchać na maxa - muszę domywać ręcznie . Prowadnice na dole nie są precyzyjne wykonane i kosz dolny po całkowitym wysunieciu zawsze spada . To w Whirpoolu nie miało miejsca bo prowadnice miały kontuynuacje na drzwiczkach ."], ["Negative", "Negative", "O zgrozo ."], ["Positive", "Positive", "Pytania raczej proste , nie bylo az tak trudno zaliczyc ."], ["Neutral", "Neutral", "Projekt nie musi być specjalnie rozbudowany , ma ładnie wyglądać , mieć elegancką zrobioną dokumentację , i mają się pokazywać ładne wykresy ."], ["Positive", "Positive", "Uważam , że to najlepszy kitowy obiektyw na rynku . Wykonanie metal i bardzo dobrej jakości tworzywi . Pierścień przysłony chodzi z należytym oporem i skokiem . Wbudowana stabilizacja jest wydajna i naprawdę pomaga w wielu sytuacjach . Obiektyw bardzo ostry już od największego otworu przysłony . Celność bdb . To za co pochwalę go dodatkowo to szybki silnik autofokusa - używał em go na poczatku z dosyć mułowatym X - E1 , teraz , kiedy przesiadł em się na X - T1 to mogę tylko chwalić ! ! ! Ostatni plus to bardzo dobrze opracowany system uszczelnień - obiektyw , mimo , iż jest to zoom , w ogóle nie zasysa kurzu do środka ( miałem już wiele zoomów : Nikkory , Sigmy i tam był to problem ) . Polecam !"], ["Positive", "Positive", "algebra z geom . analityczna 1 polecam miał em z nim wykłady , bardzo fajny z podejsciem student tez czlowiek , czasami sie myli ale przyznale sie do bledow ."], ["Neutral", "Neutral", "Dr A . T . KOWAL Chemia nieorganiczna II - ćwiczenia Ocena : pozytywna [ / b ] Specyficzny sposób prowadzenia zajęć . . . ."]], "hovertemplate": "Correct=True<br>TSNE-1=%{x}<br>TSNE-2=%{y}<br>True Label=%{customdata[0]}<br>Predicted Label=%{customdata[1]}<br>Text=%{customdata[2]}<extra></extra>", "legendgroup": "True", "marker": {"color": "#EF553B", "symbol": "diamond"}, "mode": "markers", "name": "True", "orientation": "v", "showlegend": true, "type": "scatter", "x": [1.693, 0.6822, 1.185, 1.126, 0.7778, 0.05468, 0.7942, 0.1609, 0.7059, 3.161, -0.5772, 0.8069, 0.4748, 0.5703, 2.51, 2.518, 0.7677, 0.8375, 0.8911, 0.897], "xaxis": "x", "y": [-1.069, 0.9608, -0.6787, 0.9377, -1.526, 0.6299, -1.593, 0.6145, -0.6014, 0.02882, 0.04855, -0.6615, -0.3825, -1.557, 0.7033, -0.2561, -0.4735, -1.443, -0.8061, 0.8189], "yaxis": "y"}], "layout": {"height": 600, "legend": {"title": {"text": "Correct"}, "tracegroupgap": 0}, "title": {"text": "Przestrzeń Wektorowa Testowych Przypadków (Zaznaczenie Poprawnych/Niepoprawnych)"}, "width": 1200, "xaxis": {"anchor": "y", "domain": [0, 1], "title": {"text": "TSNE-1"}}, "yaxis": {"anchor": "x", "domain": [0, 1], "title": {"text": "TSNE-2"}}}}
